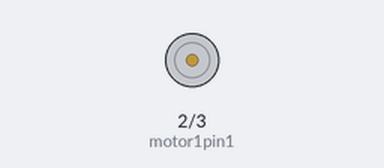
A sketch run on a simulated Arduino Uno, built with avr-gcc and run on an emulated ATmega328P. Parts: motor-driver pin pairs drawn as motors (green arrow = first pin HIGH = forward, orange = second pin HIGH = backward, longer = more drive, scaled by the enable pin).

Above: at 1.5 s.
At 4.5 s:
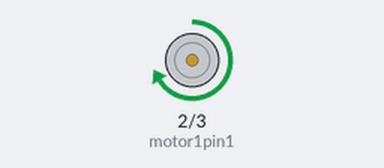
Timing chart, 0 to 7.8 s (numbered marks = the images above):
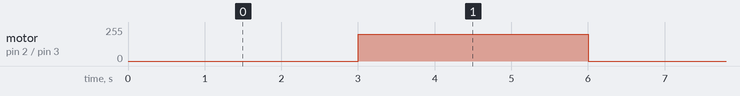

The sketch:

peristaltic_pump.ino.ino
```cpp
//pins
int motor1pin1 = 2;
int motor1pin2 = 3;
int motor1speed = 6;

void setup()
{
  //Serial.begin(115200);
  pinMode(motor1pin1, OUTPUT);
  pinMode(motor1pin2, OUTPUT);
  pinMode(motor1speed, OUTPUT);
}

void loop()
{
  analogWrite(motor1speed, 200);

  digitalWrite(motor1pin1, LOW);
  digitalWrite(motor1pin2, LOW);
  delay(3000);


  digitalWrite(motor1pin1, HIGH);
  digitalWrite(motor1pin2, LOW);
  delay(3000);
}
```

Measured:
- by itself, motor on pin 2 (motor1pin1) / pin 3 (motor1pin2): alternates forward 200/255 for 3.0 s and stopped for 3.0 s
